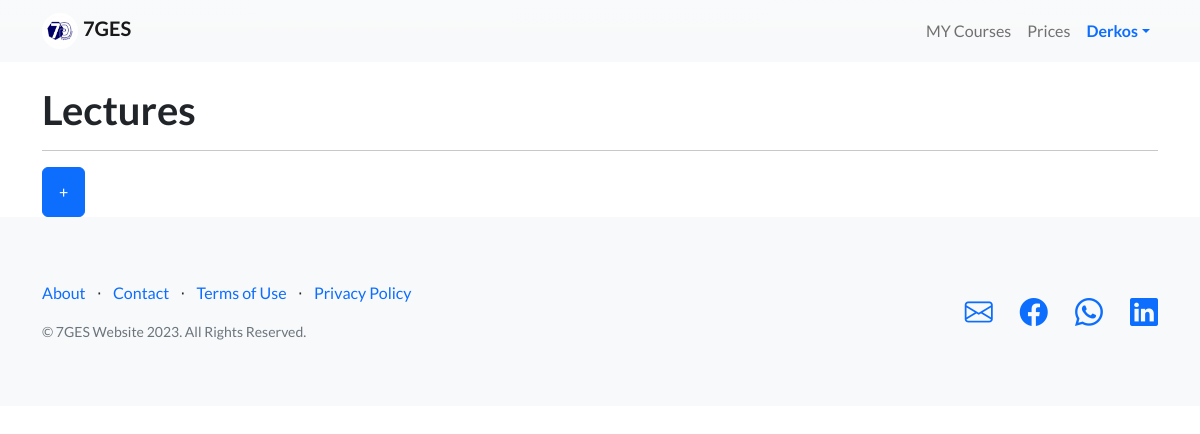
Page /content.php?title=Lectures on the earlier database version.
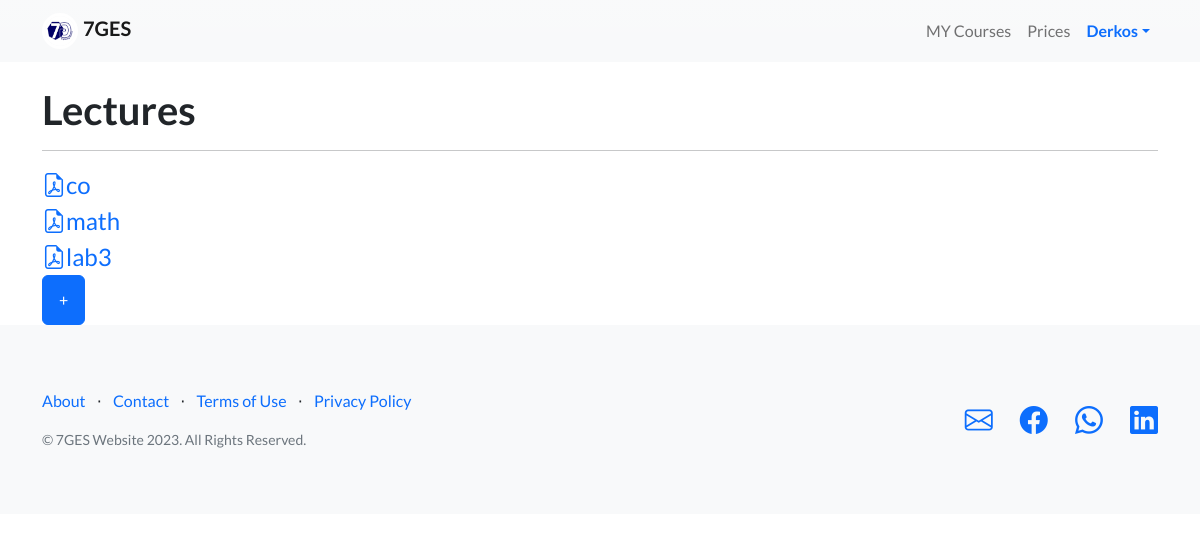
Same page on the later database version.
### tables this page shows
CREATE TABLE `pdf_table` (
  `id` int(11) NOT NULL,
  `name` varchar(100) NOT NULL,
  `pdf_file` varchar(100) NOT NULL
);

### classpdf.php (called while the page is built, shortened)
<?php
class pdf {
    public static function connect ()
    {
        $conn=new PDO("mysql:host=localhost;dbname=miu","root","");
        return $conn;
    }
    public static function select(){
        $list=pdf::connect()->prepare("SELECT *FROM pdf_table");
        $list->execute();
        $fetch=$list->fetchALL(PDO::FETCH_ASSOC);
        return $fetch;
    }
}
?>

### content.php (the view, shortened to what this page needs)
<!DOCTYPE html>
<html lang="en">
    <head>
        <link href="https://cdn.jsdelivr.net/npm/bootstrap-icons@1.5.0/font/bootstrap-icons.css" rel="stylesheet" type="text/css" />
        <link href="static/css/styles.css" rel="stylesheet" />
    </head>
<body>
<?php
            include("navbar.php")
        ?>
<div class="container mt-4">
<?php
 require './classpdf.php';
if (isset($_GET['title'])) {
    $title = $_GET['title'];
    echo "<h1>$title</h1>";
    echo "<hr>";
    if(count(pdf::select())>0){
    $fetch =pdf::select();
    foreach ($fetch as $value){
        echo '<a href="pdf/' . $value['pdf_file'] . '" download="' . $value['pdf_file'] . '" class="text-primary fs-4">
        <i class="bi bi-file-earmark-pdf fs-4"></i>' . $value['name'] . '
    </a><br>';
    }
}
    echo '<a href="import.php" class="btn btn-primary">+</a>';
} else {
}
?>
</div>
<?php
            include("footer.php")
        ?>
</body>
</html>

### navbar.php (shortened to what this page needs)
<nav class="navbar navbar-expand-lg navbar-light bg-light bg-gradient static-top">
            <div class="container">
                <a class="navbar-brand fw-bold" href="index.html">
                    <img class="logo" src="static/assets/logo.jpg">7GES
                </a>
                <div class="collapse navbar-collapse" id="navbarSupportedContent">
                    <ul class="navbar-nav ms-auto mb-2 mb-lg-0">
                        <li class="nav-item"><a class="nav-link" href="mycourses.php">MY Courses</a></li>
                        <li class="nav-item"><a class="nav-link" href="#">Prices</a></li>
                        <li class="nav-item dropdown">
                            <a class="nav-link dropdown-toggle text-primary fw-bold" id="navbarDropdown" href="#" role="button" data-bs-toggle="dropdown" aria-expanded="false">Derkos</a>
                        </li>
                    </ul>
                </div>
            </div>
        </nav>

### footer.php
<footer class="footer bg-light">
            <div class="container">
                <div class="row">
                    <div class="col-lg-6 h-100 text-center text-lg-start my-auto">
                        <ul class="list-inline mb-3">
                            <li class="list-inline-item"><a href="#!">About</a></li>
                            <li class="list-inline-item">⋅</li>
                            <li class="list-inline-item"><a href="#!">Contact</a></li>
                            <li class="list-inline-item">⋅</li>
                            <li class="list-inline-item"><a href="#!">Terms of Use</a></li>
                            <li class="list-inline-item">⋅</li>
                            <li class="list-inline-item"><a href="#!">Privacy Policy</a></li>
                        </ul>
                        <p class="text-muted small mb-4 mb-lg-0">&copy; 7GES Website 2023. All Rights Reserved.</p>
                    </div>
                    <div class="col-lg-6 h-100 text-center text-lg-end my-auto">
                        <ul class="list-inline mb-0">
                            <li class="list-inline-item me-4">
                                <a href="#!"><i class="bi-envelope fs-3"></i></a>
                            </li>
                            <li class="list-inline-item me-4">
                                <a href="#!"><i class="bi-facebook fs-3"></i></a>
                            </li>
                            <li class="list-inline-item me-4">
                                <a href="#!"><i class="bi-whatsapp fs-3"></i></a>
                            </li>
                            <li class="list-inline-item">
                                <a href="#!"><i class="bi-linkedin fs-3"></i></a>
                            </li>
                        </ul>
                    </div>
                </div>
            </div>
        </footer>

Differences in the rows shown:
added pdf_table: name "co"
added pdf_table: name "math"
added pdf_table: name "lab3"
